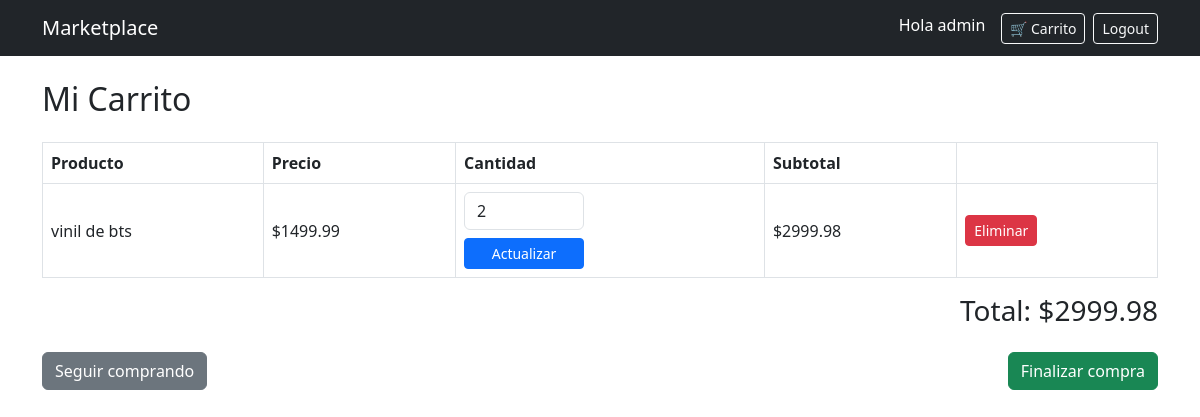
Page /cart/ (signed in) on the committed database.
### store/models.py (models this page shows, shortened)
class User(AbstractUser):
    id = models.UUIDField(primary_key=True, default=uuid.uuid4, editable=False)
    is_seller = models.BooleanField(default=False)

class CartItem(models.Model):
    id = models.UUIDField(primary_key=True, default=uuid.uuid4, editable=False)
    cart = models.ForeignKey(Cart, on_delete=models.CASCADE)
    product = models.ForeignKey(Product, on_delete=models.CASCADE)
    quantity = models.PositiveIntegerField(default=1)
    class Meta:
        unique_together = ('cart', 'product')
    @property
    def subtotal(self):
        return self.product.price * self.quantity

class Product(models.Model):
    id = models.UUIDField(primary_key=True, default=uuid.uuid4, editable=False)
    name = models.CharField(max_length=150)
    description = models.TextField()
    image = models.ImageField(upload_to='upload/', blank=True, null=True)
    price = models.DecimalField(max_digits=10, decimal_places=2)
    stock = models.PositiveIntegerField(default=0)
    owner = models.ForeignKey(
        User,
        on_delete=models.CASCADE,
        related_name='products'
    )  # 1:N
    categories = models.ManyToManyField(
        Category,
        related_name='products'
    )  # N:M
    created_at = models.DateTimeField(auto_now_add=True)

class Cart(models.Model):
    id = models.UUIDField(primary_key=True, default=uuid.uuid4, editable=False)
    user = models.ForeignKey(
        User,
        on_delete=models.CASCADE,
        related_name='carts'
    )
    products = models.ManyToManyField(
        Product,
        through='CartItem',
        related_name='carts'
    )
    created_at = models.DateTimeField(auto_now_add=True)
    @property
    def total(self):
        return sum(item.subtotal for item in self.cartitem_set.all())

### store/views.py (the view)
# urls.py: path('cart/', views.cart_detail, name='cart_detail'),
@login_required
def cart_detail(request):
    cart, created = Cart.objects.get_or_create(user=request.user)
    return render(request, 'store/cart_detail.html', {'cart': cart})

### store/templates/store/cart_detail.html (shortened to what this page needs)
{% extends 'store/base.html' %}
{% block content %}
<h2 class="mb-4">Mi Carrito</h2>
{% if cart.cartitem_set.all %}
<table class="table table-bordered align-middle">
    <thead>
        <tr>
            <th>Producto</th>
            <th>Precio</th>
            <th>Cantidad</th>
            <th>Subtotal</th>
            <th></th>
        </tr>
    </thead>
    <tbody>
        {% for item in cart.cartitem_set.all %}
        <tr>
            <td>{{ item.product.name }}</td>
            <td>${{ item.product.price }}</td>
            <td>
                <form method="POST" action="{% url 'update_cart_item' item.id %}" class="d-flex flex-column gap-2" style="width: 120px;">
                    <input type="number" name="quantity" value="{{ item.quantity }}" min="1" max="{{ item.product.stock }}" class="form-control">
                    <button class="btn btn-sm btn-primary">Actualizar</button>
                </form>
            </td>
            <td>${{ item.subtotal }}</td>
            <td>
                <a href="{% url 'remove_from_cart' item.id %}" class="btn btn-danger btn-sm" onclick="return confirm('¿Eliminar {{ item.product.name }} del carrito?')">Eliminar</a>
            </td>
        </tr>
        {% endfor %}
    </tbody>
</table>
<div class="text-end">
    <h3>Total: ${{ cart.total }}</h3>
</div>
<div class="d-flex justify-content-between mt-4">
    <a href="{% url 'home' %}" class="btn btn-secondary">Seguir comprando</a>
    <a href="#" class="btn btn-success">Finalizar compra</a>
</div>
{% else %}
<div class="alert alert-info">
    Tu carrito está vacío. <a href="{% url 'home' %}">Ir a comprar</a>
</div>
{% endif %}
{% endblock %}

### store/templates/store/base.html (shortened to what this page needs)
<!DOCTYPE html>
<html lang="es">
<head>
    <link href="https://cdn.jsdelivr.net/npm/bootstrap@5.3.0/dist/css/bootstrap.min.css" rel="stylesheet">
</head>
<body>
<nav class="navbar navbar-expand-lg navbar-dark bg-dark">
  <div class="container">
    <a class="navbar-brand" href="/">Marketplace</a>
    <div class="d-flex">
      {% if user.is_authenticated %}
        <span class="text-white me-3">Hola {{ user.username }}</span>
        <a href="{% url 'cart_detail' %}" class="btn btn-outline-light btn-sm me-2">
          🛒 Carrito
        </a>
        <a href="{% url 'logout' %}" class="btn btn-outline-light btn-sm">
          Logout
        </a>
      {% else %}
        <a href="{% url 'login' %}" class="btn btn-outline-light btn-sm me-2">Login</a>
        <a href="{% url 'register' %}" class="btn btn-primary btn-sm">Registro</a>
      {% endif %}
    </div>
  </div>
</nav>
<div class="container mt-4">
    {% block content %}{% endblock %}
</div>
</body>
</html>

### rows in the picture
User: username "admin"
CartItem: product.name "vinil de bts", product.price "1499.99", quantity "2", subtotal "2999.98"
Cart: total "2999.98"
